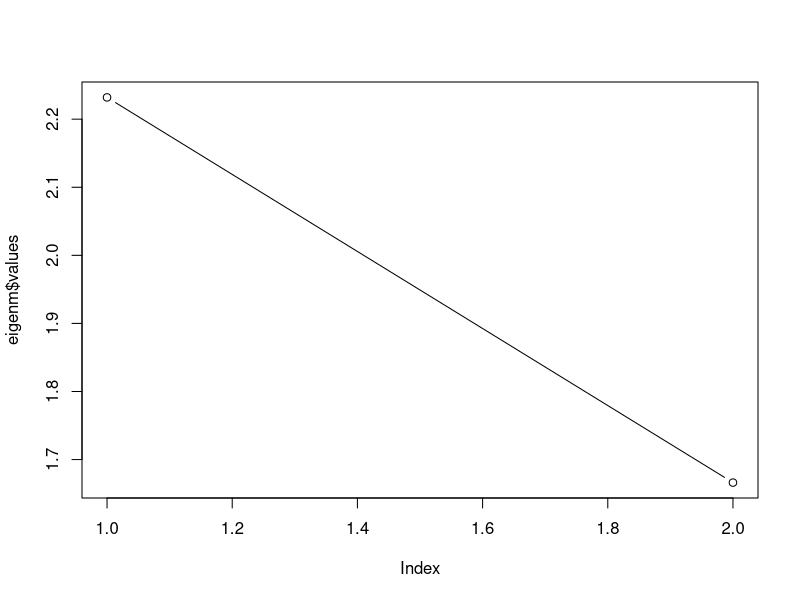

This figure's R source:
## ---- chunk 1
knitr::opts_chunk$set(echo = TRUE)
## ---- chunk 2
sum(sample(6, 5, replace=TRUE)) 
## ---- chunk 3
results <- 0
count <- 0
for (i in 1:10000) {
  result <- sum(sample(6, 5, replace=TRUE)) 
  if (result >= 15 & result <= 20) {
    count <- count + 1
  }
}

count/10000

## ---- chunk 4
x <- rnorm(100)
epsilon <- rnorm(100)
y <- 0.1 + 2 * x + epsilon
## ---- chunk 5
t.test(y, x)

## ---- chunk 6
y.bar <- mean(y[1:5])
x.bar <- mean(x[1:5])
## ---- chunk 7
se1 <- sd(y[1:5])/sqrt(5)
se2 <- sd(x[1:5])/sqrt(5)
## ---- chunk 8
t <- (y.bar - x.bar) / sqrt(se1^2 + se2^2)
## ---- chunk 9
s1 <- sd(y[1:5]); s2 <- sd(x[1:5])
df <- (s1^2/5 + s2^2/5)^2 / ( (s1^2/5)^2/(5-1) + (s2^2/5)^2/(5-1) )
qt(0.975, df)
## ---- chunk 10
paste("t =", t)
t > 2.476224
df
## ---- chunk 11
t.test(y[1:5], x[1:5])
## ---- chunk 12
t.test(y, mu = 0)
## ---- chunk 13
(y.bar <- mean(y[1:5]))
## ---- chunk 14
s <- sd(y[1:5])
s.e. <- s / sqrt(5)
## ---- chunk 15
t <- y.bar / s.e.
## ---- chunk 16
qt(0.975, 4)
## ---- chunk 17
paste("t =", t)
t > 2.776445
## ---- chunk 18
t.test(y[1:5], mu = 0)
## ---- chunk 19
# Starting from 2
n <- 2

while(TRUE){
  #Calculate the t-statistic
  z <- abs(y.bar/(s/sqrt(n)))
  #Calculate the corresponding t-score with right df
  t <- qt(p=.01/2, df=n-1, lower.tail=FALSE)
  if(z > t){ # If z > t, the test statistic is significant, so we break the loop
    break
  }
  else{ # Otherwise, we increase the count by 1
    n <- n + 1
  }
}
n
## ---- chunk 20
z <- mean(y[1:n])/(sd(y[1:n])/sqrt(n))
abs(z)
## ---- chunk 21
count <- 0
for (i in 1:100000) {
  x <- rnorm(n)
  epsilon <- rnorm(n)
  y <- 0.1 + 2 * x + epsilon
  z <- mean(y)/(sd(y)/sqrt(n))
  if (abs(z) > 2.575829) {
    count <- count + 1
  }
}
count / 100000

## ---- chunk 22
c <- x
for (i in 1:length(x)) {
  if (x[i] < -1) {
    c[i] <- 1
  } else if (x[i] > 1) {
    c[i] <- 3
  } else {
    c[i] <- 2
  }
}
c <- as.factor(c)
data <- data.frame(y=y, c=c)
fit <- aov(y ~ c, data=data)
summary(fit)
## ---- chunk 23
y.grouped <- split(y, c)
y1 <- y.grouped$`1`[1:3]
y2 <- y.grouped$`2`[1:3]
y3 <- y.grouped$`3`[1:3]
y.mean <- mean(y)
SS.total <- sum((y-y.mean)^2)
SS.total

y1.bar <- mean(y1)
y2.bar <- mean(y2)
y3.bar <- mean(y3)
SS.error <- sum((y1-y1.bar)^2+(y2-y2.bar)^2+(y3-y3.bar)^2)
SS.treatment <- SS.total - SS.error
## ---- chunk 24
(fstat <- (SS.treatment/(3-1)) / (SS.error/(9-3)))
fstat > qf(0.95, 3-1, 9-3)
## ---- chunk 25
x <- rnorm(100)
epsilon <- rnorm(100)
y <- 0.1 + 0.2 * x + epsilon
## ---- chunk 26
result <- lm(y~x)
summary(result)
## ---- chunk 27
confint(result)
## ---- chunk 28
t.value <- summary(result)$coefficients[[6]]
pt(abs(t.value), 98, lower.tail=FALSE)*2
## ---- chunk 29
summary(aov(result))
## ---- chunk 30
x1 <- x[1:5]; y1 <- y[1:5]
x1
y1
## ---- chunk 31
x1.bar <- mean(x1); y1.bar <- mean(y1)
x1.bar
y1.bar
## ---- chunk 32
slope <- sum((x1-x1.bar)*(y1-y1.bar))/sum((x1-x1.bar)^2)
intercept <- y1.bar - x1.bar * slope
print(paste0("The coefficients are: ", intercept, " and ", slope))
## ---- chunk 33
y1.hat <- intercept + slope*x1
e <- y1 - y1.hat
sigma <- sqrt(sum(e*e)/(5-2))
var.x <- sigma^2/sum(x1*x1)
se.x <- sqrt(sigma^2/sum((x1-x1.bar)^2))
## ---- chunk 34
SST <- sum((y1-y1.bar)^2)
SSE <- sum((y1-y1.hat)^2)
SSR <- SST-SSE

R2 <- SSR/SST
adjusted.R2 <- 1-(1-R2)*(5-1)/(5-1-1)
c(slope, se.x, adjusted.R2)
## ---- chunk 35
x <- rnorm(100)
epsilon <- rnorm(100)
y <- 0.1 + 0.2 * x -0.5 * x^2 + epsilon
## ---- chunk 36
fit <- lm(y~poly(x, 2, raw = TRUE))
summary(fit)
## ---- chunk 37
fit <- lm(y~poly(x, 2))
summary(fit)
## ---- chunk 38
(0.1 + 0.2 * 2 - 0.5 * 2^2) - (0.1 + 0.2 * 1 - 0.5 * 1^2)
## ---- chunk 39
predict(fit, new=data.frame(x=-0.7)) - predict(fit, new=data.frame(x=-0.5)) 
## ---- chunk 40
x2 <- rnorm(100, mean=-1, sd=1)
y <- 0.1 + 0.2 * x - 0.5 * x * x2 + epsilon

## ---- chunk 41
x.bar <- mean(x)
(0.1 + 0.2 * x.bar - 0.5 * x.bar * 1) - (0.1 + 0.2 * x.bar - 0.5 * x.bar * 0)

## ---- chunk 42
fit <- lm(y ~ x + x2 + x:x2)
predict(fit, data.frame(x=-0.7, x2=1)) - predict(fit, data.frame(x=-0.5, x2=1))

## ---- chunk 43
fit1 <- lm(y~x)
fit2 <- lm(y ~ x + x2 + x:x2)
R2.1 <- summary(fit1)$r.squared
R2.2 <- summary(fit2)$r.squared

Fstat <- ((R2.2-R2.1)/2) / ( (1-R2.2)/(100-3-1)   )
Fstat
qf(0.95, 2, 100-3-1)
Fstat > qf(0.95, 2, 100-3-1)
## ---- chunk 44
y2 <- 1*(y>0)
## ---- chunk 45
data <- data.frame(y2=y2, x=x, x2=x2 )
fit <- glm(y2 ~ x + x2 + x*x2, data = data, family=binomial)
summary(fit)
## ---- chunk 46
x.bar <- mean(x)
predict(fit, data.frame(x=x.bar, x2=1), type="response") - predict(fit, data.frame(x=x.bar, x2=0), type="response")

## ---- chunk 47
set.seed(123)
n <- 100
f <- c(rep("a", n), rep("b", n), rep("c", n))
f <- as.factor(f)
x1 <- c(rnorm(n, 1, 2), rnorm(n, 0, 1), rnorm(n, 1, 0.5))
x2 <- c(rnorm(n, 1, 2), rnorm(n, 1, 1), rnorm(n, 0, 0.5))

# data <- data.frame(x1=x1, x2=x2, f=f)
# plot(x2~x1, col=f,data=data, asp=1)
## ---- chunk 48
library(psych)
set.seed(123)
data1 <- as.data.frame(cbind(x1, x2, f))
kout <- kmeans(data1[,1:2], centers=3, nstart=1000)
print(kout$centers)
data1$cluster <- as.vector(kout$cluster)
data1$f <- f
table(data1[c("f","cluster")])
## ---- chunk 49
pca <- prcomp(data1[c("x1","x2")])
summary(pca)
## ---- chunk 50
covm <- cov(data1[c("x1","x2")])
eigenm <- eigen(covm)
plot(eigenm$values,type="b")
## ---- chunk 51
X <- matrix(rnorm(200*90, 0, 1), nrow=200)
beta <- matrix(c(rep(2, 30), rep(-1, 30), rep(0, 30)), ncol=1)
epsilon <- matrix(rnorm(200, 0, 10), ncol=1)

y <- X%*%beta + epsilon
## ---- chunk 52
library(caret)
library(glmnet)
## ---- chunk 53
get_best_result = function(caret_fit) {
  best = which(rownames(caret_fit$results) == rownames(caret_fit$bestTune))
  best_result = caret_fit$results[best, ]
  rownames(best_result) = NULL
  best_result
}
## ---- chunk 54
set.seed(42)
cv_10 = trainControl(method = "cv", number = 10)
X <- as.data.frame(X)
data <- data.frame(y=y[1:100], X=X[1:100,])
elnet = train(y~., data=data, method = "glmnet", trControl = cv_10)
get_best_result(elnet)
## ---- chunk 55
X100 <- as.matrix(X)[1:100, ]
y100 <- y[1:100]
fit_elnet_cv <- cv.glmnet(X100, y100, alpha=0.5, intercept=FALSE)
fit_elnet_cv$lambda.min
## ---- chunk 56
sum(coef(fit_elnet_cv)!=0)
## ---- chunk 57
beta <- matrix(coef(fit_elnet_cv)[-1], ncol=1)
X200 <- as.matrix(X[101:200, ])
y200 <- y[101:200]
eln.e <- y200 - X200%*%beta
eln.mse <- mean(eln.e*eln.e)
eln.mse
## ---- chunk 58
lm.100 <- lm(y100~X100)
lm.beta.fit <- coef(lm.100)
yhat.lm <- cbind(1,X200) %*% lm.beta.fit
mean((y200 - yhat.lm)^2)
## ---- chunk 59
y2 <- 1*(y>0)
library(e1071)
## ---- chunk 60
dat <- data.frame(X100, y=as.factor(y2[1:100]))
svmfit.lm = svm(y ~ ., data = dat, kernel = "linear", scale = FALSE, type="C-classification")

tc <- tune.control(cross = 10)
y2.100 <- as.factor(y2[1:100])
svmcv.lm <- tune.svm(X100, y =y2.100, kernel="linear", tunecontrol = tc, scale=FALSE, type="C-classification")
svmcv.poly <- tune.svm(X100, y =y2.100, kernel="polynomial", tunecontrol = tc, scale=FALSE, type="C-classification")
svmcv.radial <- tune.svm(X100, y =y2.100, kernel="radial", tunecontrol = tc, scale=FALSE, type="C-classification")
svmcv.sigmoid <- tune.svm(X100, y =y2.100, kernel="sigmoid", tunecontrol = tc, scale=FALSE, type="C-classification")
summary(svmcv.lm)
summary(svmcv.poly)
summary(svmcv.radial)
summary(svmcv.sigmoid)
## ---- chunk 61
y2.200 <- y2[101:200]
pred <- predict(svmcv.sigmoid$best.model, X200)
sum(pred==y2.200)/100
## ---- chunk 62
y2.200 <- y2[101:200]
pred <- predict(svmcv.lm$best.model, X200)
sum(pred==y2.200)/100
## ---- chunk 63
y2.200 <- y2[101:200]
pred <- predict(svmcv.radial$best.model, X200)
sum(pred==y2.200)/100
